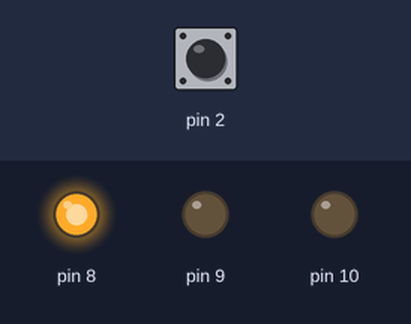
The sketch below on a simulated Arduino Uno, built with avr-gcc and run on an emulated ATmega328P. On the bench: output pins drawn as LEDs (lit = HIGH). Dashed ring = blinking. Inputs (shaded band) come from the test bench; at power-on: pin 2 HIGH.

Above: at 0.8 s.
0.9 s: pin 2 pulled LOW for 0.15 s
At 1.35 s:
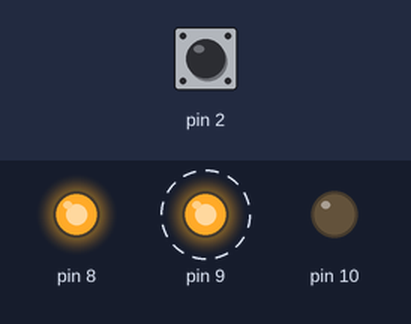
4.0 s: pin 2 pulled LOW for 1 s
At 7.9 s:
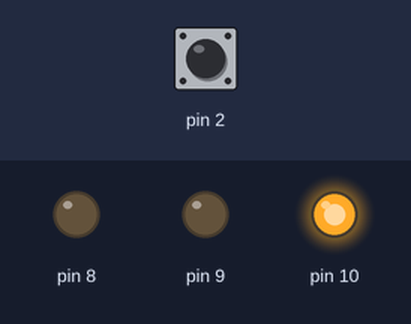
8.0 s: pin 2 pulled LOW for 3.2 s
At 8.65 s:
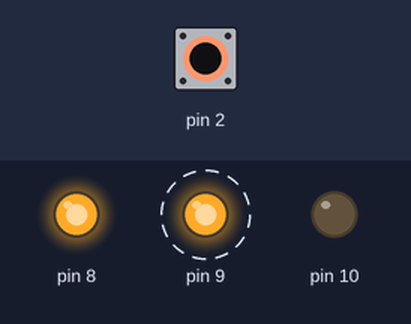
Timing chart, 0 to 12.9 s (numbered marks = the images above; inputs shaded):
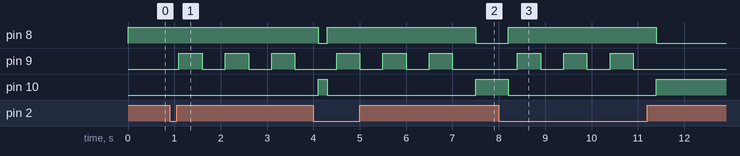

Measured:
- after the input at 0.9 s, pin 9: alternates HIGH for 0.50 s and LOW for 0.50 s, starting after 0.20 s
- after the input at 4.0 s, pin 9: alternates HIGH for 0.50 s and LOW for 0.50 s, starting after 0.50 s
- after the input at 8.0 s, pin 8: LOW → HIGH after 0.20 s, → LOW 3.2 s later; pin 9: alternates HIGH for 0.50 s and LOW for 0.50 s, 6 changes in all, then stays LOW, starting after 0.40 s; pin 10: HIGH → LOW after 0.20 s, → HIGH 3.2 s later

The sketch:

Ex_2.ino
```cpp
#include <avr/io.h>
#include <util/delay.h>

int main(void) {
    // LED Vermelho -> PB0
    // LED Amarelo  -> PB1
    // LED Azul     -> PB2
    // Botão        -> PD2

    DDRB |= (1 << PB0) | (1 << PB1) | (1 << PB2); // define PB0, PB1, PB2 como saída
    DDRD &= ~(1 << PD2); // define PD2 como entrada
    PORTD |= (1 << PD2); // pull-up interno no botão

    int estado = 0; // 0 = vermelho, 1 = azul

    // Estado inicial: vermelho aceso
    PORTB |= (1 << PB0);
    PORTB &= ~((1 << PB1) | (1 << PB2));

    while (1) {
        // Verificando se o botão foi pressionado (LOW em PD2)
        if (!(PIND & (1 << PD2))) {
            _delay_ms(200);

            if (estado == 0) {
                // Pisca o amarelo por 3 segundos
                for (int i = 0; i < 3; i++) {
                    PORTB |= (1 << PB1);   // liga amarelo
                    _delay_ms(500);
                    PORTB &= ~(1 << PB1);  // desliga amarelo
                    _delay_ms(500);
                }

                // Liga azul
                PORTB &= ~(1 << PB0); // desliga vermelho
                PORTB &= ~(1 << PB1); // desliga amarelo
                PORTB |= (1 << PB2);  // liga azul
                estado = 1;
            }
            else {
                // Voltando para vermelho
                PORTB |= (1 << PB0);
                PORTB &= ~((1 << PB1) | (1 << PB2));
                estado = 0;
            }
        }
    }

    return 0;
}
```
